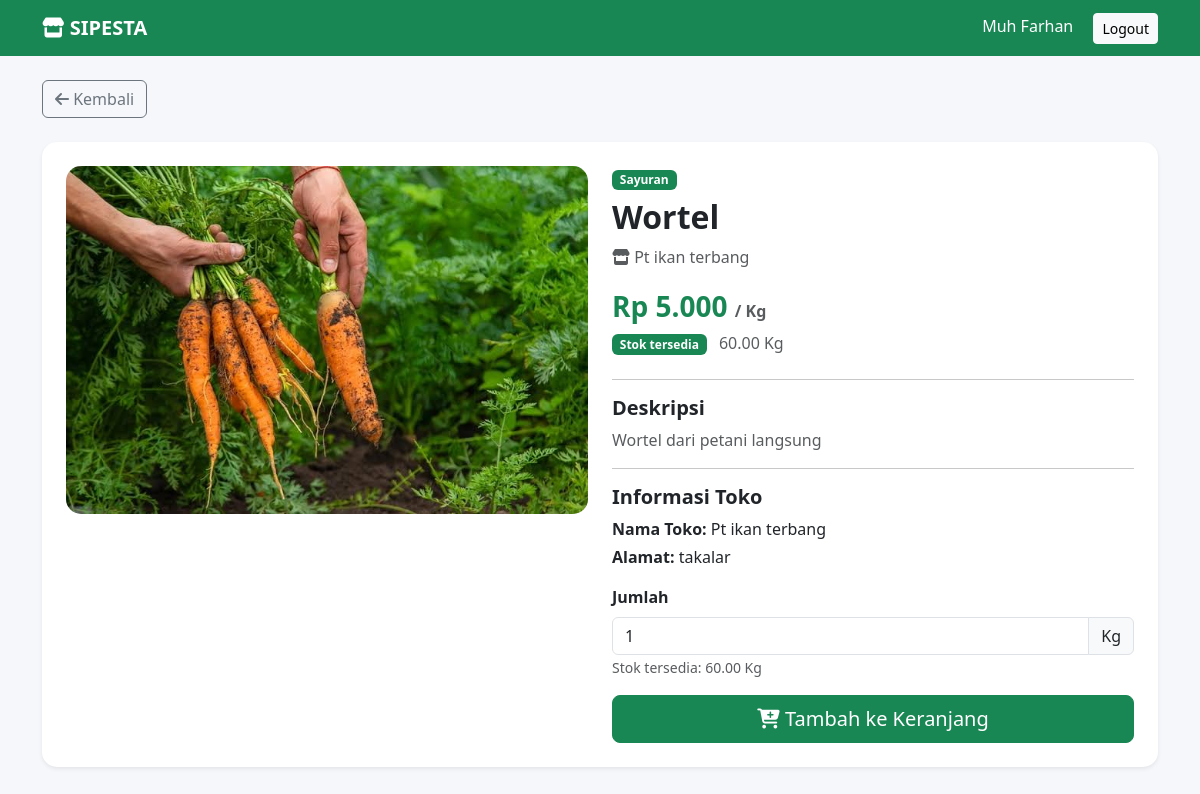
The page /pembeli/detail_produk.php?id=4 (signed in) on the database its author committed.
### tables this page shows
CREATE TABLE `produk` (
  `id` int(11) NOT NULL,
  `penjual_id` int(11) NOT NULL,
  `kategori_id` int(11) NOT NULL,
  `nama_produk` varchar(150) NOT NULL,
  `deskripsi` text DEFAULT NULL,
  `harga` decimal(15,2) NOT NULL DEFAULT 0.00,
  `satuan` varchar(50) NOT NULL,
  `stok` decimal(15,2) NOT NULL DEFAULT 0.00,
  `foto` varchar(255) DEFAULT NULL,
  `STATUS` enum('tersedia','habis','nonaktif') DEFAULT 'tersedia',
  `created_at` timestamp NOT NULL DEFAULT current_timestamp(),
  `updated_at` timestamp NOT NULL DEFAULT current_timestamp() ON UPDATE current_timestamp()
);

CREATE TABLE `kategori` (
  `id` int(11) NOT NULL,
  `nama_kategori` varchar(100) NOT NULL,
  `deskripsi` text DEFAULT NULL,
  `created_at` timestamp NOT NULL DEFAULT current_timestamp()
);

CREATE TABLE `penjual` (
  `id` int(11) NOT NULL,
  `user_id` int(11) NOT NULL,
  `nama` varchar(100) NOT NULL,
  `no_hp` varchar(20) DEFAULT NULL,
  `alamat` text DEFAULT NULL,
  `nama_usaha` varchar(150) DEFAULT NULL,
  `jenis_usaha` varchar(100) DEFAULT NULL,
  `created_at` timestamp NOT NULL DEFAULT current_timestamp(),
  `latitude` decimal(10,8) DEFAULT NULL,
  `longitude` decimal(11,8) DEFAULT NULL
);

### config/helper.php (called while the page is built, shortened)
<?php
function e($text)
{
    return htmlspecialchars($text ?? '', ENT_QUOTES, 'UTF-8');
}
function rupiah($angka)
{
    return 'Rp ' . number_format(
        $angka,
        0,
        ',',
        '.'
    );
}

### pembeli/detail_produk.php (the view, shortened to what this page needs)
<?php
require_once "../config/database.php";
require_once "../config/helper.php";
$id = (int)($_GET['id'] ?? 0);
$stmt = $conn->prepare("
    SELECT
        p.id,
        p.nama_produk,
        p.deskripsi,
        p.harga,
        p.satuan,
        p.stok,
        p.foto,
        p.status,
        k.nama_kategori,
        pen.id AS penjual_id,
        pen.nama_usaha,
        pen.alamat AS alamat_toko
    FROM produk p
    INNER JOIN kategori k
        ON p.kategori_id = k.id
    INNER JOIN penjual pen
        ON p.penjual_id = pen.id
    WHERE p.id = ?
    LIMIT 1
");
$stmt->bind_param(
    "i",
    $id
);
$stmt->execute();
$result = $stmt->get_result();
$produk = $result->fetch_assoc();
?>
<!DOCTYPE html>
<html lang="id">
<head>
    <link
        href="https://cdn.jsdelivr.net/npm/bootstrap@5.3.3/dist/css/bootstrap.min.css"
        rel="stylesheet"
    >
    <link
        rel="stylesheet"
        href="https://cdnjs.cloudflare.com/ajax/libs/font-awesome/6.5.2/css/all.min.css"
    >
</head>
<body>
<nav class="navbar navbar-dark bg-success">
    <div class="container">
        <a
            href="index.php"
            class="navbar-brand fw-bold"
        >
            <i class="fa-solid fa-store"></i>
            SIPESTA
        </a>
        <div>
            <span class="text-white me-3">
                <?= e($_SESSION['nama'] ?? 'Pembeli'); ?>
            </span>
            <a
                href="../logout.php"
                class="btn btn-light btn-sm"
            >
                Logout
            </a>
        </div>
    </div>
</nav>
<div class="container py-4">
    <a
        href="index.php"
        class="btn btn-outline-secondary mb-4"
    >
        <i class="fa-solid fa-arrow-left"></i>
        Kembali
    </a>
    <div class="card detail-card shadow-sm">
        <div class="card-body p-4">
            <div class="row g-4">
                <div class="col-md-6">
                    <?php if (!empty($produk['foto'])): ?>
                        <img
                            src="../uploads/produk/<?= e($produk['foto']); ?>"
                            class="product-detail-image"
                            alt="<?= e($produk['nama_produk']); ?>"
                        >
                    <?php endif; ?>
                </div>
                <div class="col-md-6">
                    <span class="badge bg-success mb-2">
                        <?= e($produk['nama_kategori']); ?>
                    </span>
                    <h2 class="fw-bold">
                        <?= e($produk['nama_produk']); ?>
                    </h2>
                    <div class="text-muted mb-3">
                        <i class="fa-solid fa-store"></i>
                        <?= e($produk['nama_usaha']); ?>
                    </div>
                    <div class="price mb-1">
                        <?= rupiah($produk['harga']); ?>
                        <small class="text-muted fs-6">
                            / <?= e($produk['satuan']); ?>
                        </small>
                    </div>
                    <div class="mb-4">
                        <?php if ($produk['stok'] > 0): ?>
                            <span class="badge bg-success">
                                Stok tersedia
                            </span>
                        <?php else: ?>
                            <span class="badge bg-danger">
                                Stok habis
                            </span>
                        <?php endif; ?>
                        <span class="text-muted ms-2">
                            <?= e($produk['stok']); ?>
                            <?= e($produk['satuan']); ?>
                        </span>
                    </div>
                    <hr>
                    <h5 class="fw-bold">
                        Deskripsi
                    </h5>
                    <p class="text-muted">
                        <?php if (!empty($produk['deskripsi'])): ?>
                            <?= nl2br(e($produk['deskripsi'])); ?>
                        <?php else: ?>
                            Tidak ada deskripsi produk.
                        <?php endif; ?>
                    </p>
                    <hr>
                    <h5 class="fw-bold">
                        Informasi Toko
                    </h5>
                    <p class="mb-1">
                        <strong>
                            Nama Toko:
                        </strong>
                        <?= e($produk['nama_usaha']); ?>
                    </p>
                    <?php if (!empty($produk['alamat_toko'])): ?>
                        <p>
                            <strong>
                                Alamat:
                            </strong>
                            <?= e($produk['alamat_toko']); ?>
                        </p>
                    <?php endif; ?>
                    <?php if ($produk['stok'] > 0): ?>
                        <form action="tambah_keranjang.php" method="POST">
    <div class="mb-3">
        <label class="form-label fw-semibold">
            Jumlah
        </label>
        <div class="input-group">
            <input
                type="number"
                name="jumlah"
                class="form-control"
                value="1"
                min="0.01"
                max="<?= e($produk['stok']) ?>"
                step="0.01"
                required
            >
            <span class="input-group-text">
                <?= e($produk['satuan']) ?>
            </span>
        </div>
        <small class="text-muted">
            Stok tersedia:
            <?= e($produk['stok']) ?>
            <?= e($produk['satuan']) ?>
        </small>
    </div>
    <button
        type="submit"
        class="btn btn-success btn-lg w-100">
        <i class="fa-solid fa-cart-plus"></i>
        Tambah ke Keranjang
    </button>
</form>
                    <?php endif; ?>
                </div>
            </div>
        </div>
    </div>
</div>
</body>
</html>

### pembeli/detail_produk.php (style rules this page uses)
body { background: #f5f7fb; }
.product-detail-image { width: 100%; max-height: 450px; object-fit: cover; border-radius: 15px; }
.price { color: #198754; font-size: 28px; font-weight: 700; }
.detail-card { border: none; border-radius: 15px; }

### rows shown on the page
produk: foto (picture), kategori.nama_kategori "Sayuran", nama_produk "Wortel", penjual.nama_usaha "Pt ikan terbang", harga "Rp 5.000", satuan "Kg", stok "60.00", deskripsi "Wortel dari petani langsung", penjual.alamat "takalar"

### other values the page prints
$_SESSION['nama'] "Muh Farhan"
